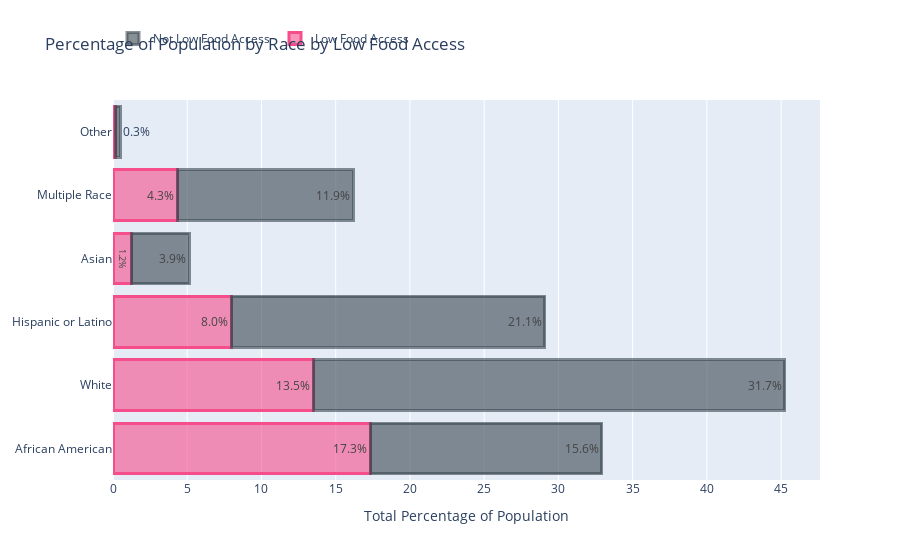

Notebook code for this chart:
### Code cell
fig = go.Figure()
fig.add_trace(go.Bar(
    x = demographic_data_race_1,
    y = ['African American','White','Hispanic or Latino', 'Asian' ,'Multiple Race', 'Other'],
    orientation = 'h',
    name = 'Low Food Access',
    text = ['17.3%', '13.5%', '8.0%', '1.2%','4.3%','0.1%', '0%' ],
    marker = dict(
        color='rgba(246, 78, 139, 0.6)',
        line=dict(color='rgba(246, 78, 139, 1.0)', width=3)
    )
))
fig.add_trace(go.Bar(
    x = demographic_data_race_0,
    y = ['African American','White','Hispanic or Latino', 'Asian' ,'Multiple Race', 'Other'],
    orientation = 'h',
    name = 'Not Low Food Access',
    text = ['15.6%', '31.7%', '21.1%', '3.9%', '11.9%', '0.3%','0.02%'],
    marker = dict(
        color='rgba(58, 71, 80, 0.6)',
        line=dict(color='rgba(58, 71, 80, 0.6)', width=3)
    )
))
fig.update_layout(title = 'Percentage of Population by Race by Low Food Access')
fig.update_layout(legend_orientation = 'h')
fig.update_layout(legend = dict( y = 1.2))
fig.update_layout(barmode = 'stack')
fig.update_xaxes(title = 'Total Percentage of Population')
fig.show();

### Figure 1 — Plotly figure (JSON) as saved in the notebook; plotly's stock layout.template omitted (floating-point values rounded to 4 significant figures)
{"data": [{"marker": {"color": "rgba(246, 78, 139, 0.6)", "line": {"color": "rgba(246, 78, 139, 1.0)", "width": 3}}, "name": "Low Food Access", "orientation": "h", "text": ["17.3%", "13.5%", "8.0%", "1.2%", "4.3%", "0.1%", "0%"], "type": "bar", "x": [17.33, 13.49, 7.95, 1.243, 4.315, 0.1485], "y": ["African American", "White", "Hispanic or Latino", "Asian", "Multiple Race", "Other"]}, {"marker": {"color": "rgba(58, 71, 80, 0.6)", "line": {"color": "rgba(58, 71, 80, 0.6)", "width": 3}}, "name": "Not Low Food Access", "orientation": "h", "text": ["15.6%", "31.7%", "21.1%", "3.9%", "11.9%", "0.3%", "0.02%"], "type": "bar", "x": [15.58, 31.75, 21.13, 3.891, 11.87, 0.3491], "y": ["African American", "White", "Hispanic or Latino", "Asian", "Multiple Race", "Other"]}], "layout": {"autosize": true, "barmode": "stack", "legend": {"orientation": "h", "x": 0, "y": 1.2}, "title": {"text": "Percentage of Population by Race by Low Food Access"}, "xaxis": {"autorange": true, "range": [0, 47.62], "title": {"text": "Total Percentage of Population"}, "type": "linear"}, "yaxis": {"autorange": true, "range": [-0.5, 5.5], "type": "category"}}}
